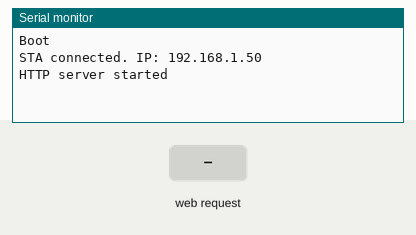
Simulated run of this sketch. Board: ESP8266 (NodeMCU). On the bench: the last lines printed to the serial monitor. The test bench sets the inputs (shaded band). WiFi joins after 1.5 s; servers stay silent unless stated.

Above: at 2.7 s.
2.8 s: HTTP request GET /set received
At 4.0 s:
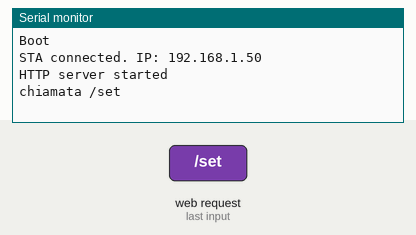
4.3 s: HTTP request GET /set?mcu_id=1 received
At 5.2 s:
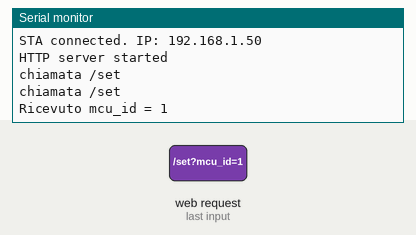

The sketch:

Esp8266_Receiver_Vosk_Commands.ino
```cpp
// filename: Esp8266WebServerRest_mode_switch.ino
#include <Arduino.h>
#include <ESP8266WiFi.h>
#include <ESP8266WebServer.h>
#include <WiFiManager.h>
#include <DNSServer.h>
#define HTTP_REST_PORT 80

// =========================
// SCEGLI QUI LA MODALITÀ
// =========================
enum BootMode { MODE_STA, MODE_AP };
// <-- cambia in MODE_AP quando vuoi solo AP
static const BootMode BOOT_MODE = BootMode::MODE_STA;
// =========================
// PARAMETRI
// =========================
static const char* HOSTNAME = "LsgOpener";

// In MODE_STA: SSID/PASS dell’AP di configurazione WiFiManager
static const char* WM_AP_SSID = "LGS-HOMECONTROLLER";
static const char* WM_AP_PASS = "password";   // puoi mettere "" per open

// In MODE_AP: SSID/PASS dell’AP operativo
static const char* AP_SSID = "LGS-HOMECONTROLLER";
static const char* AP_PASS = "password";      // puoi mettere "" per open

WiFiManager wifiManager;
ESP8266WebServer server(HTTP_REST_PORT);

// =========================
// ROUTES
// =========================
static void handle_root() {
    String s;
    s += "ESP8266 OK\n";
    s += "Mode: ";
    s += (BOOT_MODE == MODE_STA) ? "STA (WiFiManager)\n" : "AP\n";
    s += "STA IP: " + WiFi.localIP().toString() + "\n";
    s += "AP  IP: " + WiFi.softAPIP().toString() + "\n";
    s += "Use:\n";
    s += "  /set?mcu_id=FF\n";
    s += "  /reset\n";
    server.send(200, "text/plain", s);
}

static void handle_set() {
    Serial.println("chiamata /set");
    if (!server.hasArg("mcu_id")) {
        server.send(400, "text/plain", "Missing query param: mcu_id\nExample: /set?mcu_id=FF\n");
        return;
    }
    String mcu_id = server.arg("mcu_id");
    Serial.print("Ricevuto mcu_id = ");
    Serial.println(mcu_id);
    server.send(200, "text/plain", "OK mcu_id=" + mcu_id + "\n");
}

static void handle_reset() {
    server.send(200, "text/plain", "Reset WiFi settings, rebooting...\n");
    delay(300);
    wifiManager.resetSettings();   // utile soprattutto in MODE_STA
    ESP.restart();
}

static void setup_routes() {
    server.on("/", HTTP_GET, handle_root);
    server.on("/set", HTTP_GET, handle_set);
    server.on("/reset", HTTP_GET, handle_reset);
    server.onNotFound([]() { server.send(404, "text/plain", "Not found\n"); });
}

// =========================
// NET INIT
// =========================
static void start_sta_wifimanager() {
    WiFi.mode(WIFI_STA);
    WiFi.hostname(HOSTNAME);

    // autoConnect:
    // - se trova credenziali valide -> si connette
    // - altrimenti apre AP+portal (WM_AP_SSID) finché configuri
    bool ok = wifiManager.autoConnect(WM_AP_SSID, WM_AP_PASS);

    if (ok) {
        Serial.print("STA connected. IP: ");
        Serial.println(WiFi.localIP());
    }
    else {
        // In pratica qui ci arrivi raramente: autoConnect di solito resta in portal finché configuri.
        Serial.println("WiFiManager autoConnect failed (timeout/abort).");
    }
}

static void start_ap_only() {
    WiFi.mode(WIFI_AP);
    WiFi.softAP(AP_SSID, AP_PASS);
    Serial.print("AP started. IP: ");
    Serial.println(WiFi.softAPIP());  // di default 192.168.4.1
}

// =========================
// ARDUINO
// =========================
void setup() {
    Serial.begin(115200);
    Serial.println();
    Serial.println("Boot");

    if (BOOT_MODE == MODE_STA) start_sta_wifimanager();
    else start_ap_only();

    setup_routes();
    server.begin();
    Serial.println("HTTP server started");
}

void loop() {
    server.handleClient();
}
```

Measured:
- after the input at 2.8 s, the serial monitor: prints a new line at once (image 1)
- after the input at 4.3 s, the serial monitor: prints a new line at once (image 2)
